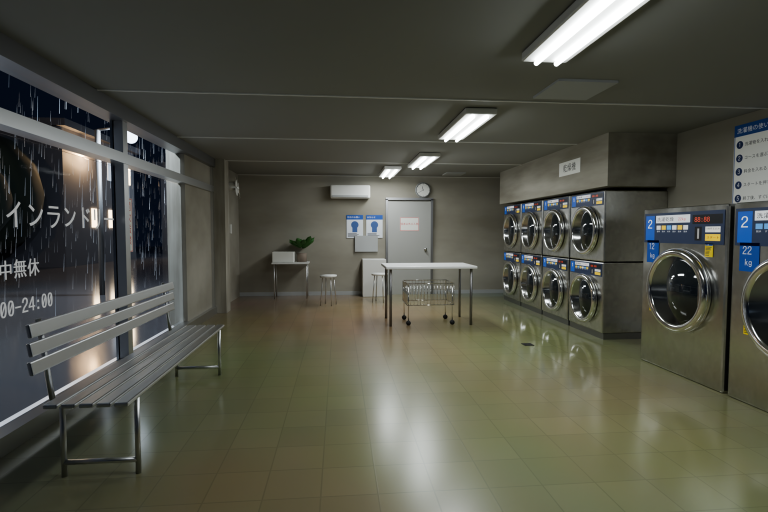
#> input picture scenes/coin_laundry/render.png, 1536 x 1024 px (shown at 1/2 size)
$ python -i make_textures.py   (imports and definitions only)
#> lines starting #> are read from the running program, lines starting #| are printed output that depends on the picture
# Sign / panel textures for the coin laundry scene, drawn with Pillow and the IPA Gothic font.
import os, random
from PIL import Image, ImageDraw, ImageFont, ImageFilter

HERE = os.path.dirname(os.path.abspath(__file__))
OUT = os.path.join(HERE, 'textures')
# [1 line that did not run here, left out]
F = lambda s: ImageFont.truetype(FONT, s)
BLUE, NAVY, WHITE, INK = (32, 74, 150), (20, 40, 90), (246, 246, 240), (25, 25, 30)

def aged(im, k=0.06):
    """Slight yellowing and grime so nothing looks brand new."""
    g = Image.effect_noise(im.size, 40).convert('L').filter(ImageFilter.GaussianBlur(6))
    tint = Image.new('RGB', im.size, (225, 215, 180))
    return Image.composite(Image.blend(im, tint, k * 2), im, g.point(lambda v: 255 if v > 150 else int(v * 0.6)))

# [82 lines left out: functions usage, prices, label, panel, badge, sticker and 2 more, not called in this run]

# [14 lines not run here, left out]

>>> from PIL import Image
>>> picture = Image.open('render.png')
#> picture is the input picture: PIL image 1536x1024 RGBA; mean R, G, B, A 79.8, 79.9, 69.1, 255
>>> result = aged(picture)
#> in aged, `tint = Image.new('RGB', im.size, (225, 215, 180))`:
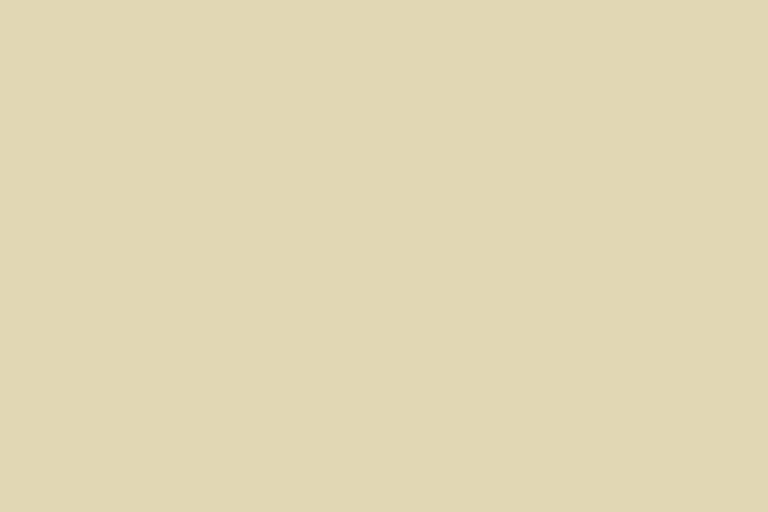
#> tint: PIL image 1536x1024 RGB (shown at 1/2 size); mean R, G, B 225, 215, 180
#> (the run stopped early here; a loop or call above may not have finished)
